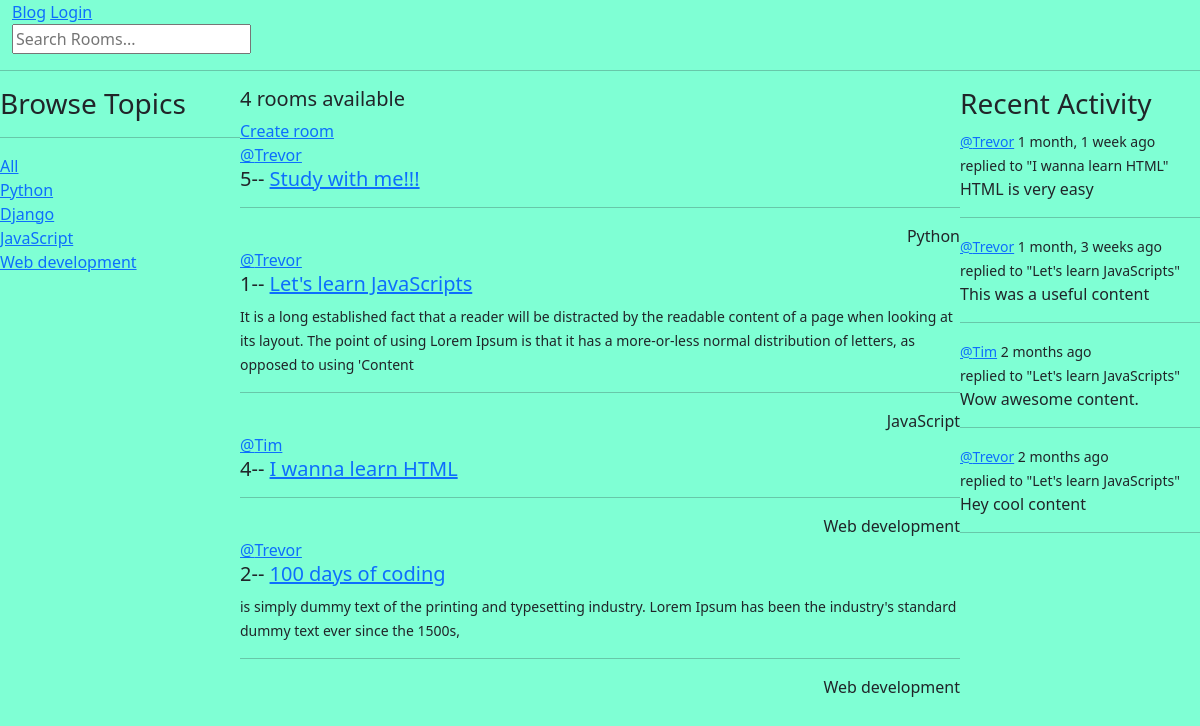
/home/, run on the app's committed database.
### blogapp/models.py (models this page shows)
class Topic(models.Model):
    name = models.CharField(max_length=200)
    def __str__(self):
        return self.name

class Room(models.Model):
    host = models.ForeignKey(User, on_delete=models.SET_NULL,null=True)
    topic = models.ForeignKey(Topic, on_delete=models.SET_NULL,null=True)
    name = models.CharField(max_length=200)
    description = models.TextField(null=True, blank=True)
    participants = models.ManyToManyField(User, related_name='participants', blank=True)
    updated = models.DateTimeField(auto_now=True)
    created = models.DateTimeField(auto_now_add=True)
    class Meta:
        ordering = ['-updated','-created']
    def __str__(self):
        return self.name

class Message(models.Model):
    user = models.ForeignKey(User, on_delete=models.CASCADE)
    room = models.ForeignKey(Room, on_delete=models.CASCADE)
    body = models.TextField()
    updated = models.DateTimeField(auto_now=True)
    created = models.DateTimeField(auto_now_add=True)
    class Meta:
        ordering = ['-updated','-created']
    def __str__(self):
        return self.body[0:50]

### blogapp/views.py (the view)
# urls.py: 2. Add a URL to urlpatterns:  path('', views.home, name='home')
def home(request):
    q = request.GET.get('q') if request.GET.get('q') != None else ''
    topics = Topic.objects.all()
    rooms =Room.objects.filter(
        Q(topic__name__icontains=q) |
        Q(description__icontains=q) |
        Q(name__icontains=q) |
        Q(host__username__icontains=q)
    )
    room_count = rooms.count()
    room_messages = Message.objects.filter(Q(room__topic__name__icontains=q))
    context = {'rooms':rooms, 'topics':topics, 'room_count':room_count,'room_messages':room_messages}
    return render(request,'home.html',context)

### templates/home.html (shortened to what this page needs)
<!doctype html>
<html lang="en">
<head>
</head>
<body>
{% extends 'base.html' %}
{% block content %}
    <div class="home-container">
        <div>
            {% include 'topic-component.html' %}
        </div>
        <div>
            <h5>{{ room_count }} rooms available</h5>
            <a href="{% url 'createRoom' %}">Create room</a>
            {% include 'feed_component.html' %}
        </div>
        <div>
           {% include 'activity_component.html' %}
        </div>
    </div>
{% endblock %}

### templates/topic-component.html (shortened to what this page needs)
<!doctype html>
<html lang="en">
<head>
</head>
<body>
<h3>Browse Topics</h3>
<hr>
<div>
    <a href="{% url 'home' %}">All</a>
</div>
{% for topic in topics %}
    <div>
        <a href="{% url 'home' %}?q={{ topic.name }}">{{ topic.name }}</a>
    </div>
{% endfor %}
</body>
</html>

### templates/feed_component.html (shortened to what this page needs)
<!doctype html>
<html lang="en">
<head>
</head>
<body>
<div>
                {% for room in rooms %}
                    <div>
                        <a href="{% url 'userprofile' room.host.id%}">@{{ room.host }}</a>
                        <h5>{{ room.id }}-- <a href="{% url 'room' room.id%}">{{ room.name }}</a></h5>
                        <small>{{ room.description }}</small>
                        <hr>
                        <div class="d-flex justify-content-end">
                            <div>
                                <span>{{ room.topic }}</span>
                            </div>
                        </div>
                    </div>
                {% endfor %}
            </div>
</body>
</html>

### templates/activity_component.html (shortened to what this page needs)
<!doctype html>
<html lang="en">
<head>
</head>
<body>
 <h3>Recent Activity</h3>
 {% for room_message in room_messages %}
     <div>
         <small><a href="{% url 'userprofile' room_message.user.id%}">@{{ room_message.user }}</a>  {{ room_message.created | timesince }} ago</small>
         <br>
         <small>replied to "{{ room_message.room }}"</small>
         <br>
         <p>{{ room_message}}</p>
         <hr>
     </div>
 {% endfor %}
</body>
</html>

### static/style/main.css (style rules this page uses)
body { background-color: aquamarine; }

### templates/home.html (style rules this page uses)
.home-container { display: grid; grid-template-columns: 1fr 3fr 1fr; }

### data on the page
Topic: name "Python"
Topic: name "Django"
Topic: name "JavaScript"
Topic: name "Web development"
Room: host "Trevor", id "5", name "Study with me!!!", topic "Python"
Room: host "Trevor", id "1", name "Let's learn JavaScripts", description "It is a long established fact that a reader will be distracted by the readable content of a page when looking at its layout. The point of using Lorem Ipsum is that it has a more-or-less normal distribution of letters, as opposed to using 'Content", topic "JavaScript"
Room: host "Tim", id "4", name "I wanna learn HTML", topic "Web development"
Room: host "Trevor", id "2", name "100 days of coding", description "is simply dummy text of the printing and typesetting industry. Lorem Ipsum has been the industry's standard dummy text ever since the 1500s,", topic "Web development"
Message: user "Trevor", created "1 month, 1 week", room "I wanna learn HTML", body "HTML is very easy"
Message: user "Trevor", created "1 month, 3 weeks", room "Let's learn JavaScripts", body "This was a useful content"
Message: user "Tim", created "2 months", room "Let's learn JavaScripts", body "Wow awesome content."
Message: user "Trevor", created "2 months", room "Let's learn JavaScripts", body "Hey cool content"

### other printed values
{{ room_count }} "4"
